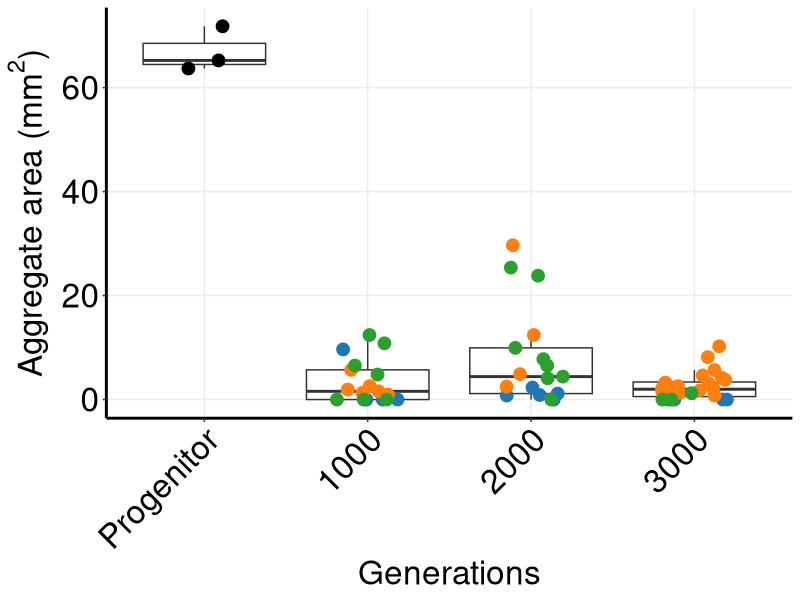
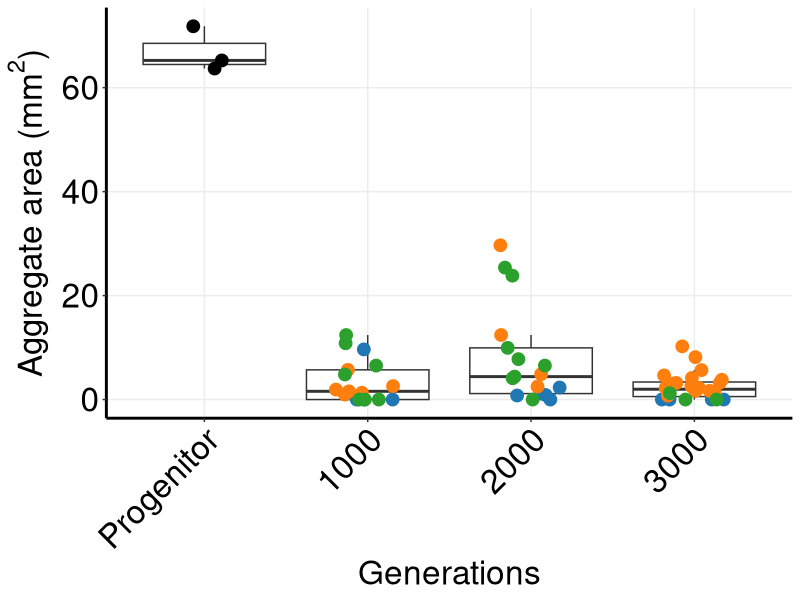

The R script that drew these images, in order:
library(tidyr)
library(dplyr)
library(ggplot2)
# Load required libraries
library(tidyr)
library(dplyr)
library(ggplot2)

data_long <- read.csv("data_long_mm-edit.csv")

# Define y-axis label with mu symbol
y_label <- expression("Aggregate area (mm"^{2}*")")

# Plot
p_violin <- ggplot(data_long, aes(x = Group, y = Expression_mm)) +
  geom_boxplot(fill = "white", outlier.shape = NA) +
  geom_jitter(aes(color = Generation), width = 0.2, size = 4) +  # Color points by Generation
  scale_color_manual(values = c(
    "M1152" = "black",  # Black for progenitor
    "Y1" = "#1f77b4",  # Blue
    "Y2" = "#ff7f0e",  # Orange
    "Y3" = "#2ca02c"  # Green
  )) +
  labs(
    x = "Generations",
    y = y_label,
    color = "Generations"
  ) +
  scale_x_discrete(labels = c("Progenitor", "1000", "2000", "3000")) +
  theme(
    text = element_text(size = 24),
    axis.line.x.bottom = element_line(size = 1),
    axis.line.y.left = element_line(size = 1),
    plot.background = element_rect(fill = "white"),
    panel.background = element_rect(fill = "white"),
    panel.grid.major = element_line(color = "#ECECEC"),
    panel.grid.minor = element_blank(),
    axis.line = element_line(color = "black"),
    axis.text = element_text(color = "black", size = 24),
    axis.title = element_text(color = "black"),
    axis.title.x = element_text(size = 24),
    axis.title.y = element_text(size = 24),
    axis.text.x = element_text(size = 24, angle = 45, hjust = 1),
    axis.text.y = element_text(size = 24),
    panel.border = element_blank(),
    legend.position = "none"
  )


# Print the plot
print(p_violin)

# Save the plot as PNG
ggsave("box_plot_grouped_by_timepoint_colored_final_mm.png", plot = p_violin, width = 10, height = 7, dpi = 300, bg = "white")
